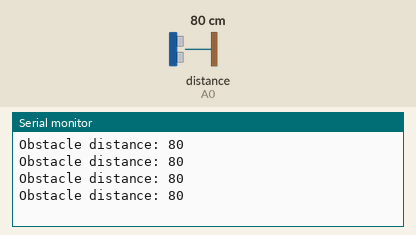
The sketch below on a simulated Arduino Uno, built with avr-gcc and run on an emulated ATmega328P. On the bench: the last lines printed to the serial monitor. Inputs (shaded band) come from the test bench; at power-on: distance to the obstacle (sensor on A0) 80 cm.

Above: at 1.4 s.
1.5 s: distance to the obstacle (sensor on A0) set to 2 cm
At 1.82 s:
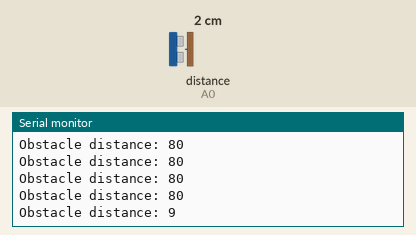
4.5 s: distance to the obstacle (sensor on A0) set to 18 cm
At 4.7 s:
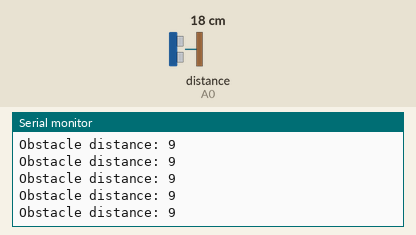
Timing chart, 0 to 7.5 s (numbered marks = the images above; inputs shaded):
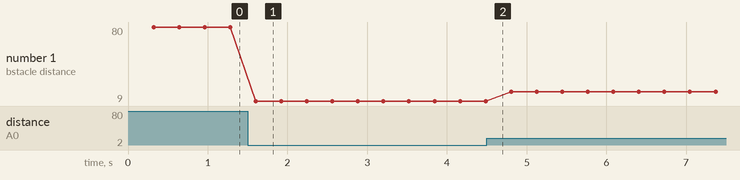

The sketch:

IRsensortest.ino
```cpp
#include "DualVNH5019MotorShield.h"
#include <SharpIR.h>
#define ir A0
#define model 1080
// model: an int that determines your sensor:  1080 for GP2Y0A21Y
//                                            20150 for GP2Y0A02Y

SharpIR sharp(ir,25,93,model);

void setup(){
  Serial.begin(9600);
  pinMode(ir,INPUT);

}

void loop(){
  delay(300);
  int dis = sharp.distance();
  Serial.print("Obstacle distance: ");
  Serial.println(dis);
}
```

Measured:
- after the input at 1.5 s, the serial monitor: prints a new line after 0.10 s (image 1)
- plotted number 1: 80 → 9 after the input at 1.5 s, 9 → 18 after the input at 4.5 s
